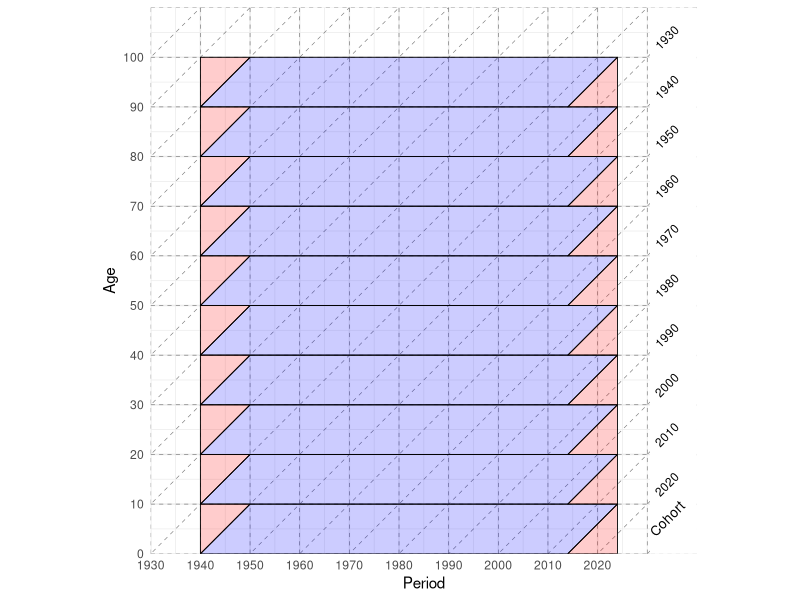

Reproduce this figure in R. (Note: this script raises an error after producing the figure.)
# ==============================================================================
# 04. Figure 2. Lexis diagram of the panel design used to decompose life
#     expectancy convergence into cohort-specific contributions (1940-2023,
#     10-year age groups). With data for 1940-2023 the window covers the
#     period [1940, 2024): the last cohort observed at every age of the 0-9
#     group is 2013 (aged 9 in 2022, with a change to 2023 defined).
#     Blue parallelograms: cohorts observed at every age of the group (kept);
#     red triangles: cohorts partially observed (dropped).
# Output: figures/manuscript/fig02_lexis_diagram.png
# ==============================================================================
rm(list = ls()); gc()
library(tidyverse)

amin <- 0;    amax <- 110
pmin <- 1930; pmax <- 2030
ymin <- 1940; ymax <- 2024 # observation window (data for 1940-2023)

# vertices of the parallelograms (complete cohorts) and triangles (partial)
pol1 <- c(0, 10, 10, 0)
pol2 <- c(0, 10, 10)
pol3 <- c(0, 10, 0)

polin1 <- polin2 <- polin3 <- NULL
for(i in seq(0, 90, 10)) polin1 <- c(polin1, pol1+i)
for(i in seq(0, 90, 10)) polin2 <- c(polin2, pol2+i)
for(i in seq(0, 90, 10)) polin3 <- c(polin3, pol3+i)

parallelograms <- data.frame(
  x = rep(c(ymin, ymin+10, ymax, ymax-10), 10),
  y = polin1,
  id = rep(1:10, each = 4)
)

triangles <-
  bind_rows(data.frame(x = rep(c(ymin, ymin+10, ymin), 10),
                       y = polin2,
                       id = rep(1:10, each = 3)),
            data.frame(x = rep(c(ymax-10, ymax, ymax), 10),
                       y = polin3,
                       id = rep(11:20, each = 3)))

ggplot()+
  # Lexis grid: periods, ages and cohorts
  geom_vline(xintercept = seq(pmin, pmax, 10),
             linewidth = 0.2, linetype = "dashed", alpha = 0.8, color = "grey30")+
  geom_hline(yintercept = seq(amin, amax, 10),
             linewidth = 0.2, linetype = "dashed", alpha = 0.8, color = "grey30")+
  geom_abline(intercept = seq(-pmax, -(pmin-amax), 10), slope = 1,
              linetype = "dashed", color = "grey30", linewidth = .2, alpha = 0.8)+
  geom_polygon(data = parallelograms, aes(x = x, y = y, group = id),
               fill = "blue", alpha = 0.2, color = "black", linewidth = .3)+
  geom_polygon(data = triangles, aes(x = x, y = y, group = id),
               fill = "red", alpha = 0.2, color = "black", linewidth = .3)+
  # white margin with cohort labels
  geom_rect(aes(xmin = 2030.5, xmax = 2040, ymin = -.5, ymax = 120), fill = "white")+
  geom_text(aes(x = 2032, y = seq(12, 102, 10), label = rev(seq(1930, 2020, 10))),
            angle = 45, hjust = 0, size = 3)+
  geom_text(aes(x = 2031, y = 4, label = "Cohort"),
            angle = 45, hjust = 0, size = 3.5)+
  scale_x_continuous(breaks = seq(1910, 2020, 10))+
  scale_y_continuous(breaks = seq(0, 100, 10))+
  coord_fixed(expand = 0, xlim = c(1930, 2040), ylim = c(0, 110))+
  labs(y = "Age", x = "Period")+
  theme_minimal()

ggsave("figures/manuscript/fig02_lexis_diagram.png",
       w = 5, h = 5, dpi = 600, bg = "white")
